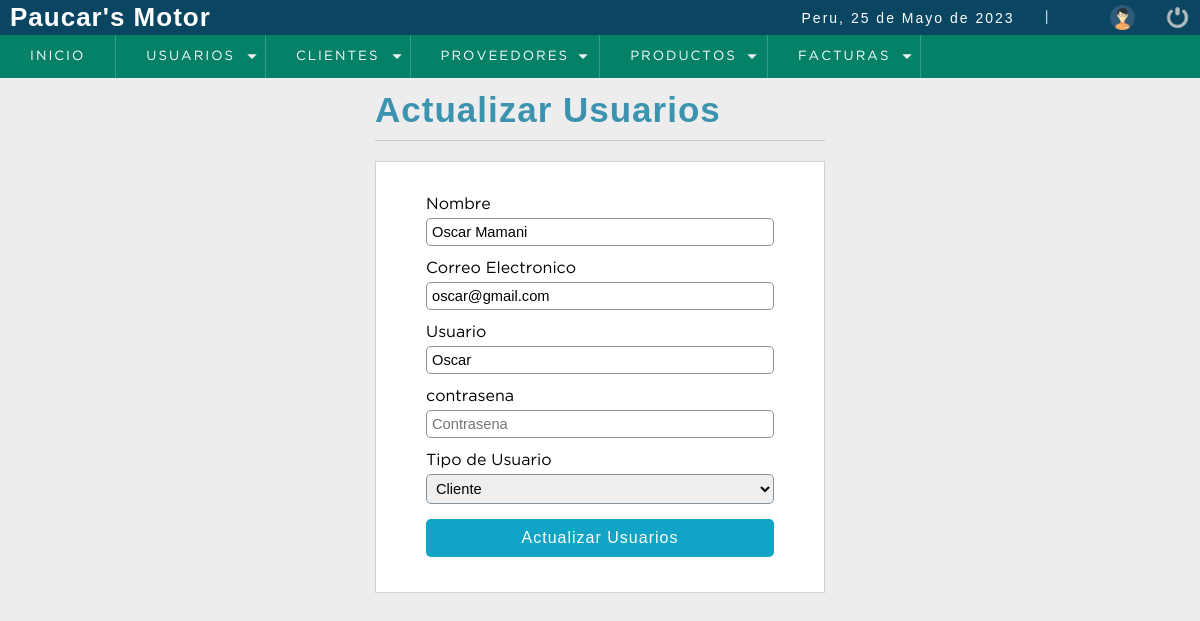
/sistema/editar_usuario.php?id=31 (signed in), run on the app's committed database.
### tables this page shows
CREATE TABLE `usuarios` (
  `id` int(11) NOT NULL,
  `nombre_completo` varchar(50) NOT NULL,
  `correo` varchar(50) NOT NULL,
  `usuario` varchar(50) NOT NULL,
  `contrasena` varchar(150) NOT NULL,
  `id_rol` int(11) NOT NULL
);

### sistema/editar_usuario.php (the view, shortened to what this page needs)
<?php
    include '../conexion_be.php';
        $iduser = $_GET['id'];
        $sql = mysqli_query($conexion, "SELECT u.id, u.nombre_completo, u.correo, u.usuario, (u.id_rol) AS id_rol, (r.descripcion) AS roles
                                        FROM usuarios u
                                        INNER JOIN roles r
                                        ON u.id_rol = r.id_r
                                        WHERE id = $iduser;");
        $result_sql = mysqli_num_rows($sql);
        if($result_sql == 0){
            header('Location: lista_usuario.php');
        }else{
            $option = '';
            while ($data    = mysqli_fetch_array($sql)){
                $nombre     = $data['nombre_completo'];
                $correo     = $data['correo'];
                $usuario    = $data['usuario'];
                $id_rol     = $data['id_rol'];
                if($id_rol == 1){
                    $option = '<option value="' . $id_rol . '"select>Administrador</option>';
                }else if($id_rol == 2){
                    $option = '<option value="' . $id_rol . '"select>Cliente</option>';
                }
            }
        }
?>
<!DOCTYPE html>
<html lang="en">
<head>
    <link rel="stylesheet" type="text/css" href="css/style.css">
    <?php include "includes/script.php";?>
</head>
<body>
	<?php include "includes/header.php";?>
	<section id="container">
        <div class="form_register">
            <h1>Actualizar Usuarios</h1>
            <hr>
            <form action="" method = "POST">
                <label for="nombre">Nombre</label>
                <input type="text" name ="nombre" id="nombre" placeholder= "Nombre completo"  value = "<?php echo $nombre?>">
                <label for="correo">Correo Electronico</label>
                <input type="text" name ="correo" id="correo" placeholder= "Correo electronico" value = "<?php echo $correo?>">
                <label for="usuario">Usuario</label>
                <input type="text" name ="usuario" id="usuario" placeholder= "Usuario" value = "<?php echo $usuario?>">
                <label for="contrasena">contrasena</label>
                <input type="password" name ="contrasena" id="contrasena" placeholder= "Contrasena" >
                <label for="rol">Tipo de Usuario</label>
                <select name="rol" id="rol" class = "notItemOne">
                    <?php
                        echo $option;
                    ?>
                </select>
                <input type="submit" value="Actualizar Usuarios" class="btn_save">
            </form>
        </div>
	</section>
</body>
</html>

### sistema/css/style.css (style rules this page uses)
* { margin: 0; padding: 0; box-sizing: border-box; }
body { background: #ededed; }
h1, h2, h3, h4, h5, h6 { font-family: 'arial'; font-weight: bold; letter-spacing: 1px; }
h1 { font-size: 26px; }
#container { padding: 90px 15px 15px; }
.form_register { width: 450px; margin: auto; }
.form_register h1 { color: #3c93b0; text-align: center; }
hr { border: 0; background: #CCC; height: 1px; margin: 10px 0; display: block; }
form { background: #FFF; margin: auto; padding: 20px 50px; border: 1px solid #d1d1d1; }
label { display: block; font-size: 12pt; font-family: 'GothamBook'; margin: 15px auto 5px auto; }
.notItemOne option:first-child { display: none; }
input,select { display: block; width: 100%; font-size: 11pt; padding: 5px; border: 1px solid #85929e; border-radius: 5px; }
.btn_save { font-size: 12pt; background: #12a4c6; padding: 10px; color: #FFF; letter-spacing: 1px; border: 0; cursor: pointer; margin: 15px auto; }
#container h1 { font-size: 35px; display: inline-block; }

### data on the page
usuarios: nombre "Oscar Mamani", correo "oscar@gmail.com", usuario "Oscar"

### other printed values
fechaC() "25 de Mayo de 2023"
